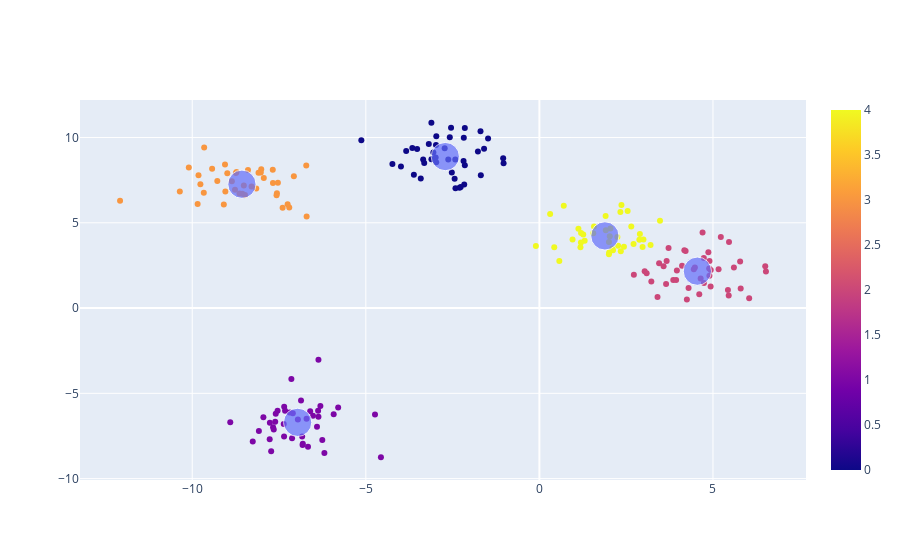

The cell this chart's notebook holds for it:
### Code cell
graph1 = px.scatter(x = X_random[:, 0], y = X_random[:, 1], color=labels)
graph2 = px.scatter(x = centroides[:, 0], y = centroides[:, 1], size=[5] * 5)
graph3 = go.Figure(data = graph1.data + graph2.data)
graph3.show()

### Figure 1 — Plotly figure (JSON) as saved in the notebook; plotly's stock layout.template omitted (floating-point values rounded to 4 significant figures; data arrays with more than 128 entries replaced by an {"elided": "..."} marker saying what was removed)
{"data": [{"hovertemplate": "x=%{x}<br>y=%{y}<br>color=%{marker.color}<extra></extra>", "legendgroup": "", "marker": {"color": {"elided": "200 int values"}, "coloraxis": "coloraxis", "symbol": "circle"}, "mode": "markers", "name": "", "orientation": "v", "showlegend": false, "type": "scatter", "x": {"elided": "200 float values"}, "xaxis": "x", "y": {"elided": "200 float values"}, "yaxis": "y"}, {"hovertemplate": "x=%{x}<br>y=%{y}<br>size=%{marker.size}<extra></extra>", "legendgroup": "", "marker": {"color": "#636efa", "size": [5, 5, 5, 5, 5], "sizemode": "area", "sizeref": 0.0125, "symbol": "circle"}, "mode": "markers", "name": "", "orientation": "v", "showlegend": false, "type": "scatter", "x": [-2.71, -6.964, 4.55, -8.569, 1.887], "xaxis": "x", "y": [8.883, -6.701, 2.163, 7.262, 4.232], "yaxis": "y"}], "layout": {}}
